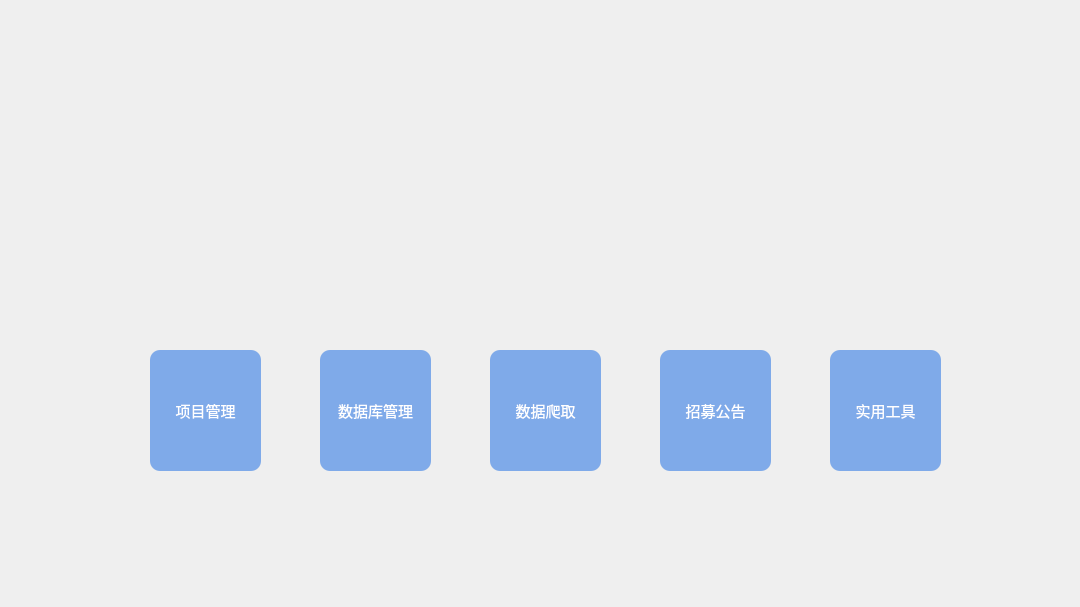
<?xml version="1.0" encoding="UTF-8"?>
<ui version="4.0">
 <class>mainwidget</class>
 <widget class="QWidget" name="mainwidget">
  <property name="enabled">
   <bool>true</bool>
  </property>
  <property name="geometry">
   <rect>
    <x>0</x>
    <y>0</y>
    <width>1080</width>
    <height>607</height>
   </rect>
  </property>
  <property name="minimumSize">
   <size>
    <width>1080</width>
    <height>607</height>
   </size>
  </property>
  <property name="maximumSize">
   <size>
    <width>1080</width>
    <height>607</height>
   </size>
  </property>
  <property name="windowTitle">
   <string>Form</string>
  </property>
  <widget class="QPushButton" name="btn_projectManage">
   <property name="geometry">
    <rect>
     <x>150</x>
     <y>350</y>
     <width>111</width>
     <height>121</height>
    </rect>
   </property>
   <property name="font">
    <font>
     <family>幼圆</family>
     <pointsize>11</pointsize>
    </font>
   </property>
   <property name="styleSheet">
    <string notr="true">QPushButton {
    background-color: rgb(127, 170, 233); /* 设置背景颜色 */
    border: none; /* 去除边框 */
    border-radius: 10px; /* 设置圆角半径 */
    color: white; /* 可选，设置文字颜色 */
    padding: 5px 10px; /* 可选，添加一些内边距使按钮更美观 */
}

QPushButton:hover {
    background-color: rgb(137, 180, 243); /* 可选，设置鼠标悬停时的背景颜色 */
}

QPushButton:pressed {
    background-color: rgb(117, 160, 223); /* 可选，设置按下时的背景颜色 */
}
</string>
   </property>
   <property name="text">
    <string>项目管理</string>
   </property>
  </widget>
  <widget class="QPushButton" name="btn_dbManage">
   <property name="geometry">
    <rect>
     <x>320</x>
     <y>350</y>
     <width>111</width>
     <height>121</height>
    </rect>
   </property>
   <property name="font">
    <font>
     <family>幼圆</family>
     <pointsize>11</pointsize>
    </font>
   </property>
   <property name="styleSheet">
    <string notr="true">QPushButton {
    background-color: rgb(127, 170, 233); /* 设置背景颜色 */
    border: none; /* 去除边框 */
    border-radius: 10px; /* 设置圆角半径 */
    color: white; /* 可选，设置文字颜色 */
    padding: 5px 10px; /* 可选，添加一些内边距使按钮更美观 */
}

QPushButton:hover {
    background-color: rgb(137, 180, 243); /* 可选，设置鼠标悬停时的背景颜色 */
}

QPushButton:pressed {
    background-color: rgb(117, 160, 223); /* 可选，设置按下时的背景颜色 */
}
</string>
   </property>
   <property name="text">
    <string>数据库管理</string>
   </property>
  </widget>
  <widget class="QPushButton" name="btn_dataFetcher">
   <property name="geometry">
    <rect>
     <x>490</x>
     <y>350</y>
     <width>111</width>
     <height>121</height>
    </rect>
   </property>
   <property name="font">
    <font>
     <family>幼圆</family>
     <pointsize>11</pointsize>
    </font>
   </property>
   <property name="styleSheet">
    <string notr="true">QPushButton {
    background-color: rgb(127, 170, 233); /* 设置背景颜色 */
    border: none; /* 去除边框 */
    border-radius: 10px; /* 设置圆角半径 */
    color: white; /* 可选，设置文字颜色 */
    padding: 5px 10px; /* 可选，添加一些内边距使按钮更美观 */
}

QPushButton:hover {
    background-color: rgb(137, 180, 243); /* 可选，设置鼠标悬停时的背景颜色 */
}

QPushButton:pressed {
    background-color: rgb(117, 160, 223); /* 可选，设置按下时的背景颜色 */
}
</string>
   </property>
   <property name="text">
    <string>数据爬取</string>
   </property>
  </widget>
  <widget class="QPushButton" name="btn_hireNotice">
   <property name="geometry">
    <rect>
     <x>660</x>
     <y>350</y>
     <width>111</width>
     <height>121</height>
    </rect>
   </property>
   <property name="font">
    <font>
     <family>幼圆</family>
     <pointsize>11</pointsize>
    </font>
   </property>
   <property name="styleSheet">
    <string notr="true">QPushButton {
    background-color: rgb(127, 170, 233); /* 设置背景颜色 */
    border: none; /* 去除边框 */
    border-radius: 10px; /* 设置圆角半径 */
    color: white; /* 可选，设置文字颜色 */
    padding: 5px 10px; /* 可选，添加一些内边距使按钮更美观 */
}

QPushButton:hover {
    background-color: rgb(137, 180, 243); /* 可选，设置鼠标悬停时的背景颜色 */
}

QPushButton:pressed {
    background-color: rgb(117, 160, 223); /* 可选，设置按下时的背景颜色 */
}
</string>
   </property>
   <property name="text">
    <string>招募公告</string>
   </property>
  </widget>
  <widget class="QPushButton" name="btn_tools">
   <property name="geometry">
    <rect>
     <x>830</x>
     <y>350</y>
     <width>111</width>
     <height>121</height>
    </rect>
   </property>
   <property name="font">
    <font>
     <family>幼圆</family>
     <pointsize>11</pointsize>
    </font>
   </property>
   <property name="styleSheet">
    <string notr="true">QPushButton {
    background-color: rgb(127, 170, 233); /* 设置背景颜色 */
    border: none; /* 去除边框 */
    border-radius: 10px; /* 设置圆角半径 */
    color: white; /* 可选，设置文字颜色 */
    padding: 5px 10px; /* 可选，添加一些内边距使按钮更美观 */
}

QPushButton:hover {
    background-color: rgb(137, 180, 243); /* 可选，设置鼠标悬停时的背景颜色 */
}

QPushButton:pressed {
    background-color: rgb(117, 160, 223); /* 可选，设置按下时的背景颜色 */
}
</string>
   </property>
   <property name="text">
    <string>实用工具</string>
   </property>
  </widget>
 </widget>
 <resources/>
 <connections/>
</ui>
